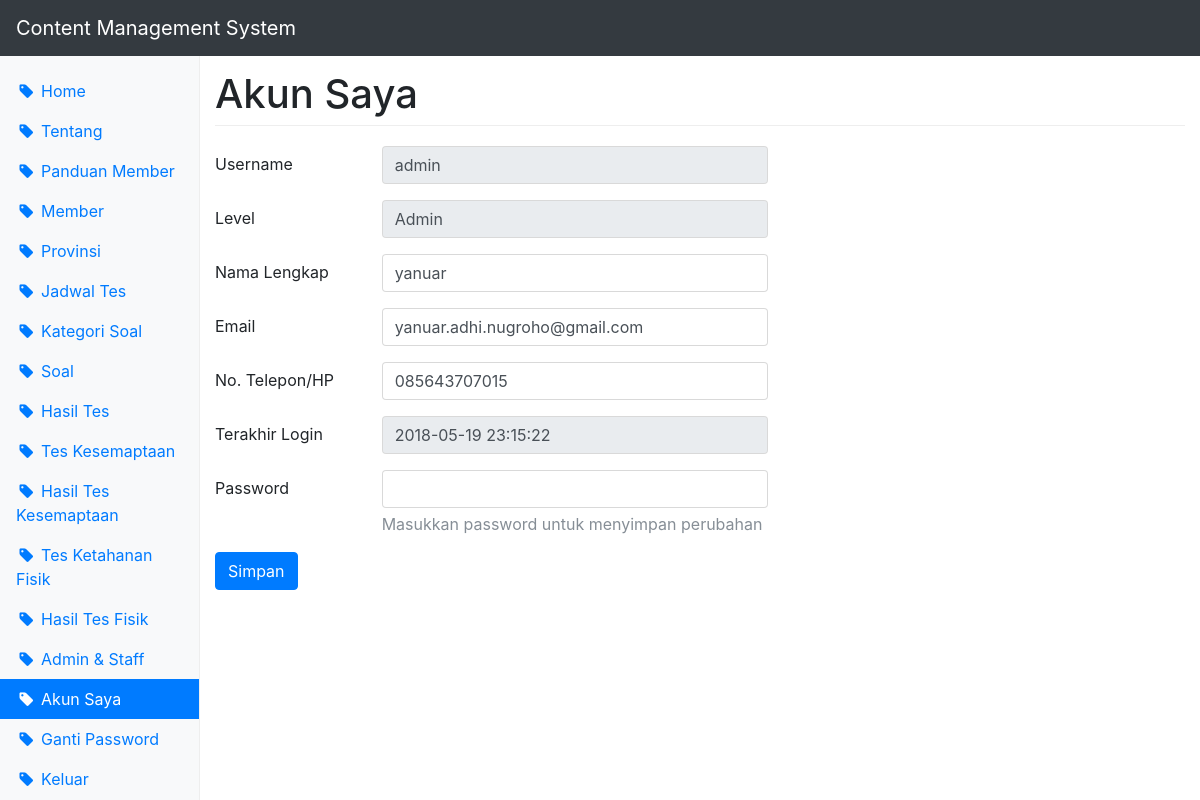
The page /cms/?page=akun (signed in) on the database as committed earlier.
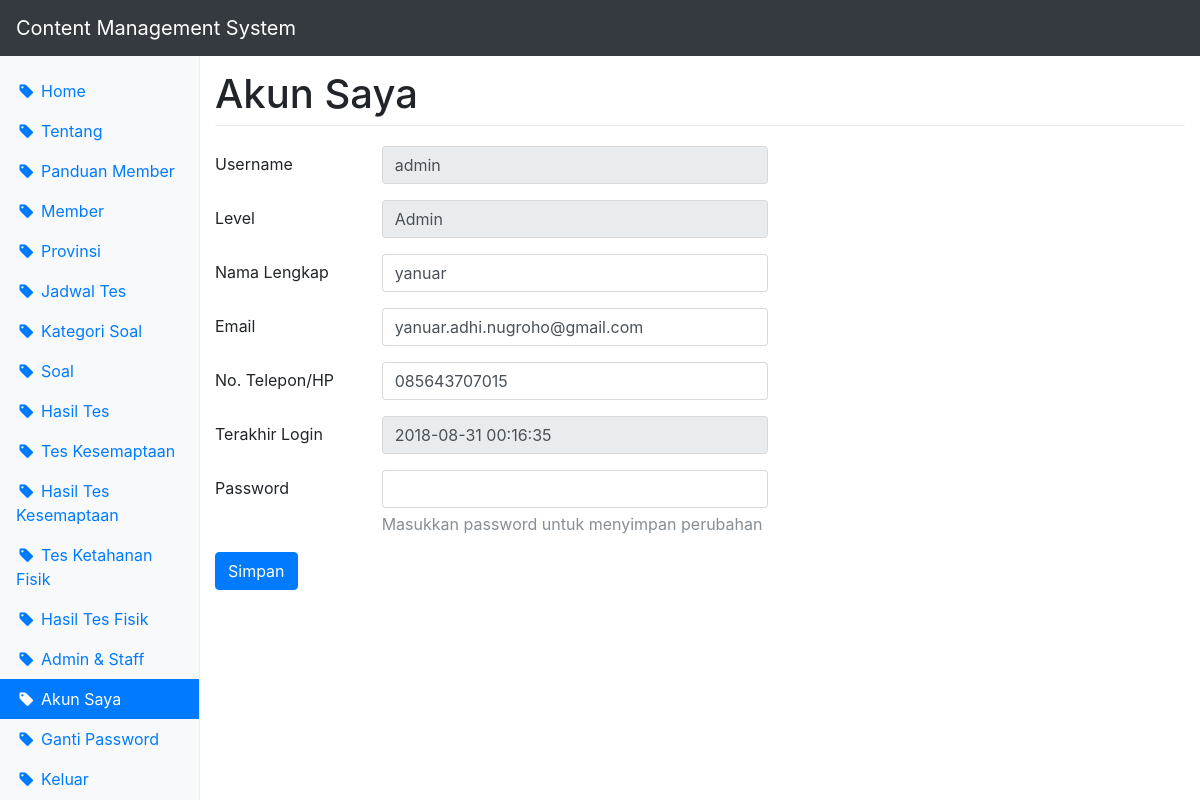
The same page on the database as committed later.
### tables this page shows
CREATE TABLE `user` (
  `id_user` int(11) NOT NULL,
  `username` varchar(20) NOT NULL,
  `password` varchar(32) NOT NULL,
  `level` enum('Admin','Staff') NOT NULL,
  `nama_lengkap` varchar(50) NOT NULL,
  `email` varchar(50) NOT NULL,
  `tlp` varchar(20) NOT NULL,
  `last_login` datetime NOT NULL
);

### cms/akun.php (the view, shortened to what this page needs)
<form method="post" action="">
  <div class="form-group row">
    <label class="col-md-2 col-form-label">Username</label>
    <div class="col-md-5">
      <input type="text" class="form-control" name="username" value="<?php echo $user['username'] ; ?>" readonly>
    </div>
  </div>
  <div class="form-group row">
    <label class="col-md-2 col-form-label">Level</label>
    <div class="col-md-5">
      <input type="text" class="form-control" value="<?php echo $user['level'] ; ?>" readonly>
    </div>
  </div>
  <div class="form-group row">
    <label class="col-md-2 col-form-label">Nama Lengkap</label>
    <div class="col-md-5">
      <input type="text" class="form-control" name="nama_lengkap" value="<?php echo $user['nama_lengkap'] ; ?>" required>
    </div>
  </div>
  <div class="form-group row">
    <label class="col-md-2 col-form-label">Email</label>
    <div class="col-md-5">
      <input type="email" class="form-control" name="email" value="<?php echo $user['email'] ; ?>" required>
    </div>
  </div>
  <div class="form-group row">
    <label class="col-md-2 col-form-label">No. Telepon/HP</label>
    <div class="col-md-5">
      <input type="text" class="form-control" name="tlp" value="<?php echo $user['tlp'] ; ?>" required>
    </div>
  </div>
  <div class="form-group row">
    <label class="col-md-2 col-form-label">Terakhir Login</label>
    <div class="col-md-5">
      <input type="text" class="form-control" value="<?php echo $user['last_login'] ; ?>" readonly>
    </div>
  </div>
  <div class="form-group row">
    <label class="col-md-2 col-form-label">Password</label>
    <div class="col-md-5">
      <input type="password" class="form-control" name="password" required>
      <span class="form-text text-muted">Masukkan password untuk menyimpan perubahan</span>
    </div>
  </div>
  <button type="submit" class="btn btn-primary" name="simpan">Simpan</button>
</form>

Rows that differ between the two databases and show on the page:
changed user "admin": last_login "2018-05-19 23:15:22" → "2018-08-31 00:16:35"
